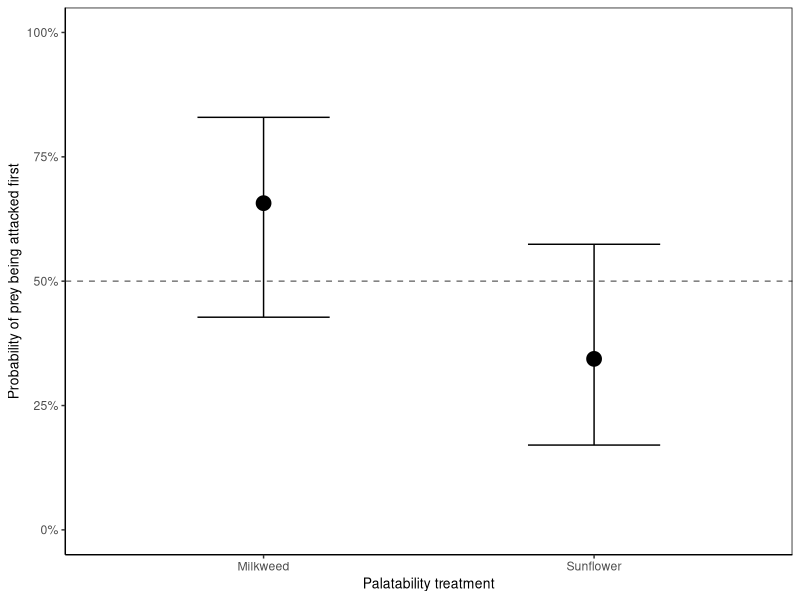

R code for this plot: (Note: this script raises an error after producing the figure.)
#~~~~~~~~~~~~~~~~~~~~~~~~~~~~~~~~~~~~~~~~~~~~~~~~~~~~~~~~~~~~~~~~~~~~~~~~~~~~~~~~~~~~~~~~~~~~~~~~~~~~~~~~~~~~~~~~~~~~~~~~~~~~~~~~~~~~~~~
#	 Malika IHLE      malika_ihle@hotmail.fr
#  data analysis
#	 Start : 18 march 2019
#	 last modif : 20190318
#	 commit: first
#~~~~~~~~~~~~~~~~~~~~~~~~~~~~~~~~~~~~~~~~~~~~~~~~~~~~~~~~~~~~~~~~~~~~~~~~~~~~~~~~~~~~~~~~~~~~~~~~~~~~~~~~~~~~~~~~~~~~~~~~~~~~~~~~~~~~~~~


rm(list = ls(all = TRUE))

# packages
library(lme4)
library(arm)
library(ggplot2)
library(here)
library(pbapply)


# load data
FocalAttacks <- read.csv(file = "3_ExtractedData/FocalAttacks/FocalAttacks_Bug.csv", header=TRUE, sep=",")
head(FocalAttacks)



# function to replicate

nrep <- 1000

sample_focal_run_model <- function(df) {
  
  FocalAttack <- split(df, df$FID)
  
  FocalAttack_fun <- function(x){
    x$FocalYN <- sample(c(0,1), 2,replace=FALSE) # randomly assigning YN, determining whether the bug is actually focal or not
    
    return(x[x$FocalYN == 1,])
  }
  
  FocalAttack <- do.call(rbind,lapply(FocalAttack,FocalAttack_fun))
  rownames(FocalAttack) <- NULL
  
  mod <- glm (FocalAttackedYN ~ FocalColor + FocalPalatabilityTreatment, family = 'binomial', data = FocalAttack)
  summary(mod)
  #drop1(mod, test="Chisq")[,c('LRT','Pr(>Chi)')]
  
  #return(list(drop1(mod, test="Chisq")[,c('LRT','Pr(>Chi)')]))
  return(list(summary(mod)$coef))
}



# results

effects_table_list <- pbreplicate(nrep, sample_focal_run_model(FocalAttacks))
effects_table <- Reduce(`+`, effects_table_list) / length(effects_table_list)
effects_table




# figure likelihood attack

sample_focal_run_model_NoIntercept <- function(df) {
  
  FocalAttack <- split(df, df$FID)
  
  FocalAttack_fun <- function(x){
    x$FocalYN <- sample(c(0,1), 2,replace=FALSE) # randomly assigning YN, determining whether the bug is actually focal or not
    
    return(x[x$FocalYN == 1,])
  }
  
  FocalAttack <- do.call(rbind,lapply(FocalAttack,FocalAttack_fun))
  rownames(FocalAttack) <- NULL
  
  mod_noIntercept <- glm (FocalAttackedYN ~ -1 + FocalPalatabilityTreatment + scale(FocalColorCode)
                          , family = 'binomial', data = FocalAttack)
  summary(mod_noIntercept)
  
  effects_table <- as.data.frame(cbind(est=invlogit(summary(mod_noIntercept)$coeff[,1]),
                                       CIhigh=invlogit(summary(mod_noIntercept)$coeff[,1]+summary(mod_noIntercept)$coeff[,2]*1.96),
                                       CIlow=invlogit(summary(mod_noIntercept)$coeff[,1]-summary(mod_noIntercept)$coeff[,2]*1.96)))
  effects_table <- effects_table[-nrow(effects_table),]

  return(list(effects_table))
  
}

effects_table_NoIntercept_list <- pbreplicate(nrep, sample_focal_run_model_NoIntercept(FocalAttacks))
effects_table_NoIntercept <- Reduce(`+`, effects_table_NoIntercept_list) / length(effects_table_NoIntercept_list)
effects_table_NoIntercept$Palatability <- c("Milkweed","Sunflower")


BugAttack_lkh <- ggplot(data=effects_table_NoIntercept, aes(x=Palatability, y=est)) + 
  scale_y_continuous(name="Probability of prey being attacked first", 
                     limits=c(0, 1), breaks =c(0,0.25,0.50,0.75,1), labels=scales::percent)+ # 0.75 converted to 75%
  theme_classic() + # white backgroun, x and y axis (no box)
  labs(x = "Palatability treatment") +
  
  geom_errorbar(aes(ymin=CIlow, ymax=CIhigh), width =0.4)+ # don't plot bor bars on x axis tick, but separate them (dodge)
  geom_point(size =4, stroke = 1) +
  geom_hline(yintercept=0.5, linetype="dashed", color = "grey48") +
  theme(panel.border = element_rect(colour = "black", fill=NA), # ad square box around graph 
        axis.title.x=element_text(size=10),
        axis.title.y=element_text(size=10),
        plot.title = element_text(hjust = 0.5, size = 10))



setEPS() 
pdf(paste(here(), "5_Figures/AttackLikelihood/FigBugLkh.pdf",sep="/"), height=5, width=3.3)
BugAttack_lkh
dev.off()
